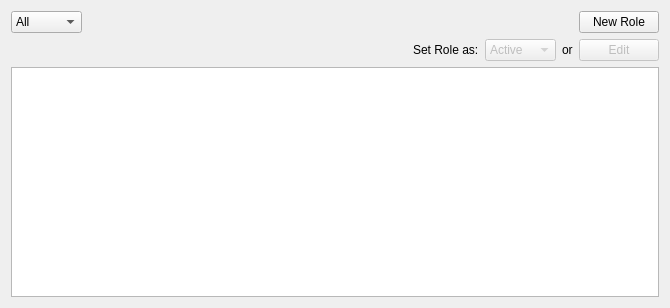
<?xml version="1.0" encoding="UTF-8"?>
<ui version="4.0">
 <class>RoleListing</class>
 <widget class="QWidget" name="RoleListing">
  <property name="geometry">
   <rect>
    <x>0</x>
    <y>0</y>
    <width>670</width>
    <height>308</height>
   </rect>
  </property>
  <property name="windowTitle">
   <string>Form</string>
  </property>
  <layout class="QVBoxLayout" name="verticalLayout_2">
   <item>
    <widget class="QStackedWidget" name="swRole">
     <property name="currentIndex">
      <number>0</number>
     </property>
     <widget class="QWidget" name="pgRoleListing">
      <layout class="QVBoxLayout" name="verticalLayout_3">
       <property name="leftMargin">
        <number>0</number>
       </property>
       <property name="topMargin">
        <number>0</number>
       </property>
       <property name="rightMargin">
        <number>0</number>
       </property>
       <property name="bottomMargin">
        <number>0</number>
       </property>
       <item>
        <layout class="QHBoxLayout" name="horizontalLayout">
         <item>
          <widget class="QComboBox" name="cbxFilter">
           <item>
            <property name="text">
             <string>All</string>
            </property>
           </item>
           <item>
            <property name="text">
             <string>Active</string>
            </property>
           </item>
           <item>
            <property name="text">
             <string>Inactive</string>
            </property>
           </item>
          </widget>
         </item>
         <item>
          <spacer name="horizontalSpacer">
           <property name="orientation">
            <enum>Qt::Horizontal</enum>
           </property>
           <property name="sizeHint" stdset="0">
            <size>
             <width>40</width>
             <height>20</height>
            </size>
           </property>
          </spacer>
         </item>
         <item>
          <widget class="QPushButton" name="btnNewRole">
           <property name="text">
            <string>New Role</string>
           </property>
          </widget>
         </item>
        </layout>
       </item>
       <item>
        <layout class="QHBoxLayout" name="horizontalLayout_2">
         <item>
          <spacer name="horizontalSpacer_2">
           <property name="orientation">
            <enum>Qt::Horizontal</enum>
           </property>
           <property name="sizeHint" stdset="0">
            <size>
             <width>40</width>
             <height>20</height>
            </size>
           </property>
          </spacer>
         </item>
         <item>
          <widget class="QLabel" name="label">
           <property name="text">
            <string>Set Role as:</string>
           </property>
          </widget>
         </item>
         <item>
          <widget class="QComboBox" name="cbxStatus">
           <property name="enabled">
            <bool>false</bool>
           </property>
           <item>
            <property name="text">
             <string>Active</string>
            </property>
           </item>
           <item>
            <property name="text">
             <string>Inactive</string>
            </property>
           </item>
          </widget>
         </item>
         <item>
          <widget class="QLabel" name="label_2">
           <property name="text">
            <string>or</string>
           </property>
          </widget>
         </item>
         <item>
          <widget class="QPushButton" name="btnEdit">
           <property name="enabled">
            <bool>false</bool>
           </property>
           <property name="text">
            <string>Edit</string>
           </property>
          </widget>
         </item>
        </layout>
       </item>
       <item>
        <widget class="QTableView" name="tblListRoles">
         <property name="maximumSize">
          <size>
           <width>16777215</width>
           <height>16777215</height>
          </size>
         </property>
         <property name="sizeAdjustPolicy">
          <enum>QAbstractScrollArea::AdjustToContents</enum>
         </property>
         <property name="selectionMode">
          <enum>QAbstractItemView::SingleSelection</enum>
         </property>
         <property name="selectionBehavior">
          <enum>QAbstractItemView::SelectRows</enum>
         </property>
        </widget>
       </item>
      </layout>
     </widget>
    </widget>
   </item>
  </layout>
 </widget>
 <resources/>
 <connections/>
</ui>
